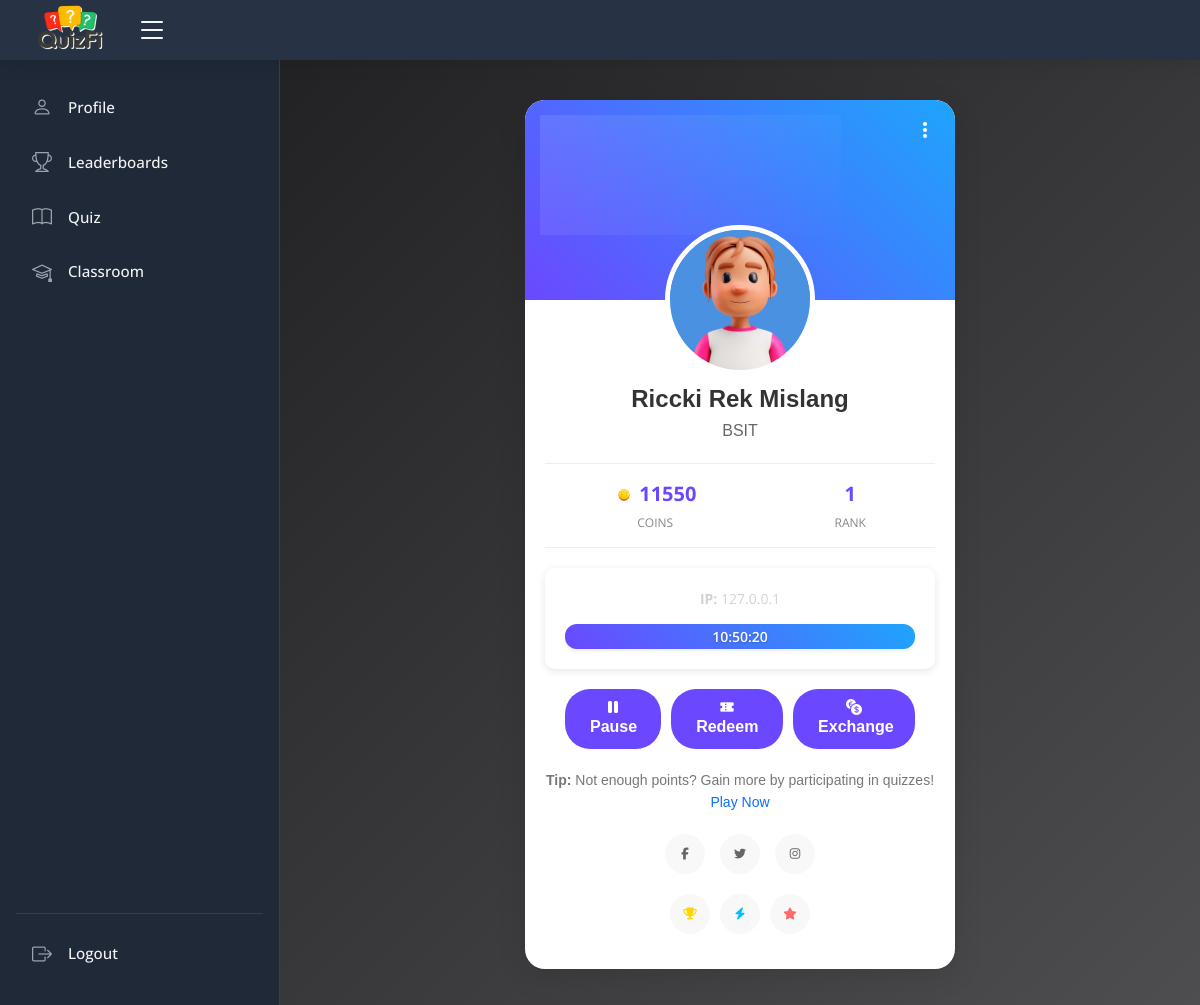
The page /students/user_profile.php (signed in) on the database its author committed.
### tables this page shows
CREATE TABLE IF NOT EXISTS `students` (
  `student_id` int NOT NULL AUTO_INCREMENT,
  `user_id` int NOT NULL,
  `lastname` varchar(255) NOT NULL,
  `firstname` varchar(255) NOT NULL,
  `year` varchar(255) NOT NULL,
  `department` varchar(255) NOT NULL,
  `score` int NOT NULL DEFAULT '0',
  `duration` int NOT NULL DEFAULT '0',
  `status` enum('active','inactive') NOT NULL DEFAULT 'inactive',
  `start_time` timestamp NOT NULL,
  `ranking_id` int DEFAULT NULL,
  `ip_address` varchar(255) DEFAULT NULL,
  `profile_path` text,
  PRIMARY KEY (`student_id`),
  UNIQUE KEY `ranking_id` (`ranking_id`),
  KEY `user_id` (`user_id`)
);

### students/includes/session.php (called while the page is built, shortened)
<?php
include 'db/dbconn.php';
$user_id = $_SESSION['user_id'];
$stmt = $conn->prepare("SELECT * FROM students WHERE user_id = ?");
$stmt->bind_param('i', $user_id);
$stmt->execute();
$result = $stmt->get_result();
$row1 = $result->fetch_assoc();
$student_score = $row1['score'] ?? 0;
function getUserIP()
{
    return $_SERVER['REMOTE_ADDR'];
}
$user_ip = getUserIP();

### students/user_profile.php (the view, shortened to what this page needs)
<?php
include 'includes/header.php';
include 'includes/session.php';
?>
<link rel="stylesheet" href="css/user_profile.css">
<link rel="stylesheet" href="css/loading-screen.css">
<link rel="stylesheet" href="https://cdnjs.cloudflare.com/ajax/libs/font-awesome/6.5.1/css/all.min.css">
<body>
    <header id="header" class="header fixed-top d-flex align-items-center">
        <?php include 'includes/nav-top.php'; ?>
        <?php include 'includes/sidebar.php'; ?>
        <main id="main" class="main" height="100vh">
            <section class="section">
                <div class="profile-card">
                    <div class="card-header">
                        <div class="menu">
                            <div class="dots1" onclick="changeProfile(event)">
                                <div class="dot1"></div>
                                <div class="dot1"></div>
                                <div class="dot1"></div>
                            </div>
                        </div>
                        <div class="profile-img-wrapper">
                            <img class="profile-img" src="<?php echo $row1['profile_path']; ?>" alt="Profile Picture">
                        </div>
                    </div>
                    <div class="card-content">
                        <h2 class="profile-name">
                            <?php echo htmlspecialchars($row1['firstname'] . ' ' . $row1['lastname']); ?>
                        </h2>
                        <p class="profile-role">
                            <?php echo htmlspecialchars($row1['department']); ?>
                        </p>
                        <div class="profile-stats">
                            <div class="stat-item">
                                <div class="stat-value">
                                    <img src="assets/img/coin.png" alt="Coins" style="width: 20px; height: 20px;">
                                    <?php echo htmlspecialchars($student_score); ?>
                                </div>
                                <div class="stat-label">Coins</div>
                            </div>
                            <div class="stat-item">
                                <div class="stat-value"><?php echo htmlspecialchars("1"); ?></div>
                                <div class="stat-label">Rank</div>
                            </div>
                        </div>
                        <div class="timer-section">
                            <p class="ip-address"><strong>IP:</strong> <?php echo htmlspecialchars($user_ip); ?></p>
                            <div class="progress-container mt-3 bg-white shadow-sm rounded">
                                <div id="progress-bar" class="progress-bar bg-primary rounded">
                                    <span id="time-remaining" class="text-dark position-absolute w-100"></span>
                                </div>
                            </div>
                        </div>
                        <div class="profile-actions">
                            <button type="button" class="action-btn primary-btn" id="pause-btn" style="display: none;">
                                <i class="fas fa-pause"></i> Pause
                            </button>
                            <button id="voucher-button" type="button" class="action-btn primary-btn">
                                <i class="bx bxs-coupon"></i> Redeem
                            </button>
                            <a href="convert_voucher.php" class="action-btn primary-btn">
                                <i class="bi bi-currency-exchange"></i> Exchange
                            </a>
                        </div>
                        <div class="profile-bio">
                            <strong>Tip:</strong> Not enough points? Gain more by participating in quizzes!
                            <a href="take_quiz.php" class="text-primary">Play Now</a>
                        </div>
                        <div class="social-links">
                            <a href="javascript:void(0);" class="social-icon badge" data-tooltip="Coming Soon!..">
                                <i class="fab fa-facebook-f"></i>
                            </a>
                            <a href="javascript:void(0);" class="social-icon badge" data-tooltip="Coming Soon!..">
                                <i class="fab fa-twitter"></i>
                            </a>
                            <a href="javascript:void(0);" class="social-icon badge" data-tooltip="Coming Soon!..">
                                <i class="fab fa-instagram"></i>
                            </a>
                        </div>
                        <div class="achievements">
                            <div class="badge" data-tooltip="Quiz Master">
                                <i class="fas fa-trophy" style="color: #FFD700;"></i>
                            </div>
                            <div class="badge" data-tooltip="Fast Learner">
                                <i class="fas fa-bolt" style="color: #00BFFF;"></i>
                            </div>
                            <div class="badge" data-tooltip="Top Performer">
                                <i class="fas fa-star" style="color: #FF6B6B;"></i>
                            </div>
                        </div>
                    </div>
                </div>
            </section>
        </main>
</body>
</html>

### students/css/style.css (style rules this page uses)
body { background: var(--background); font-family: "Open Sans", sans-serif; color: #444444; }
a { color: #4154f1; text-decoration: none; }
h1, h2, h3, h4, h5, h6 { font-family: "Nunito", sans-serif; }
#main { margin-top: 60px; padding: 20px 30px; transition: all 0.3s; }
.card-header, .card-footer { border-color: #ebeef4; background-color: #fff; color: #798eb3; padding: 15px; }
.header { transition: all 0.5s; z-index: 997; height: 60px; box-shadow: 0px 2px 20px rgba(0, 0, 0, 0.1); background-color: #273345; padding-left: 20px; }

### students/css/sidebar.css (style rules this page uses)
@media (min-width: 1200px) { #main, #footer { margin-left: 280px; } }

### rows shown on the page
students: profile_path (picture), firstname+lastname "Riccki Rek Mislang", department "BSIT", score "11550"

### other values the page prints
$user_ip "127.0.0.1"
